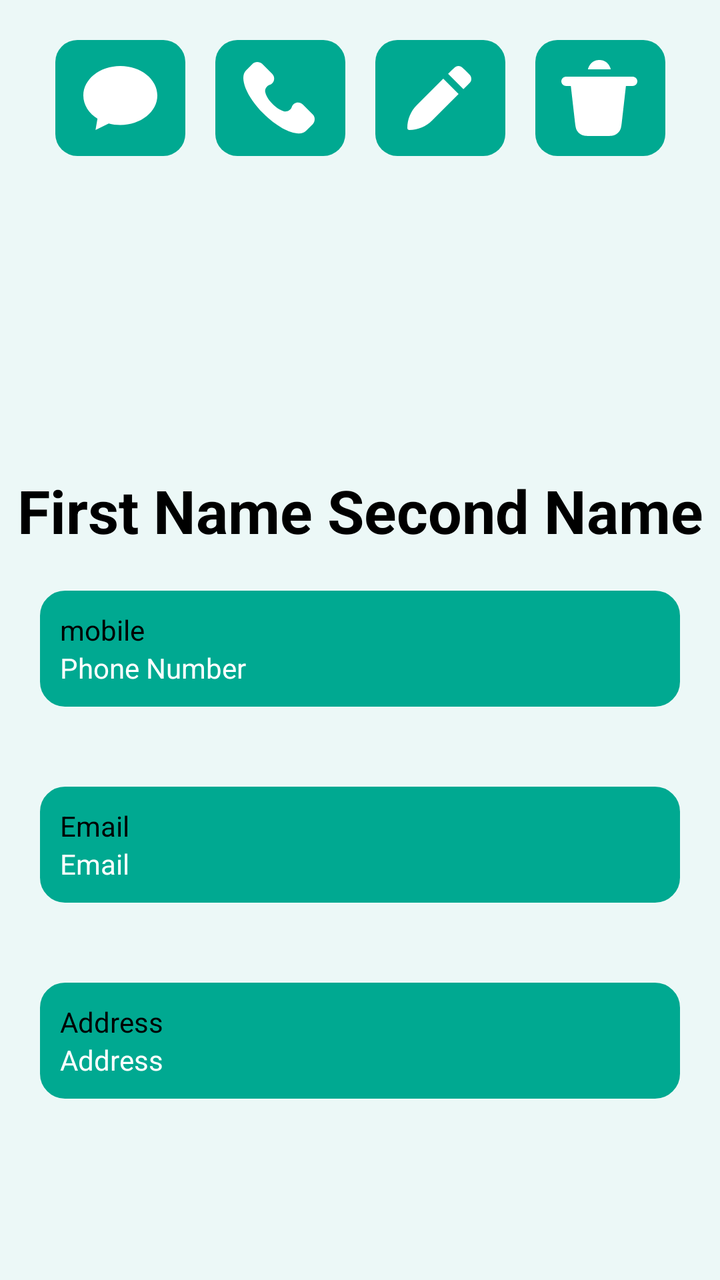
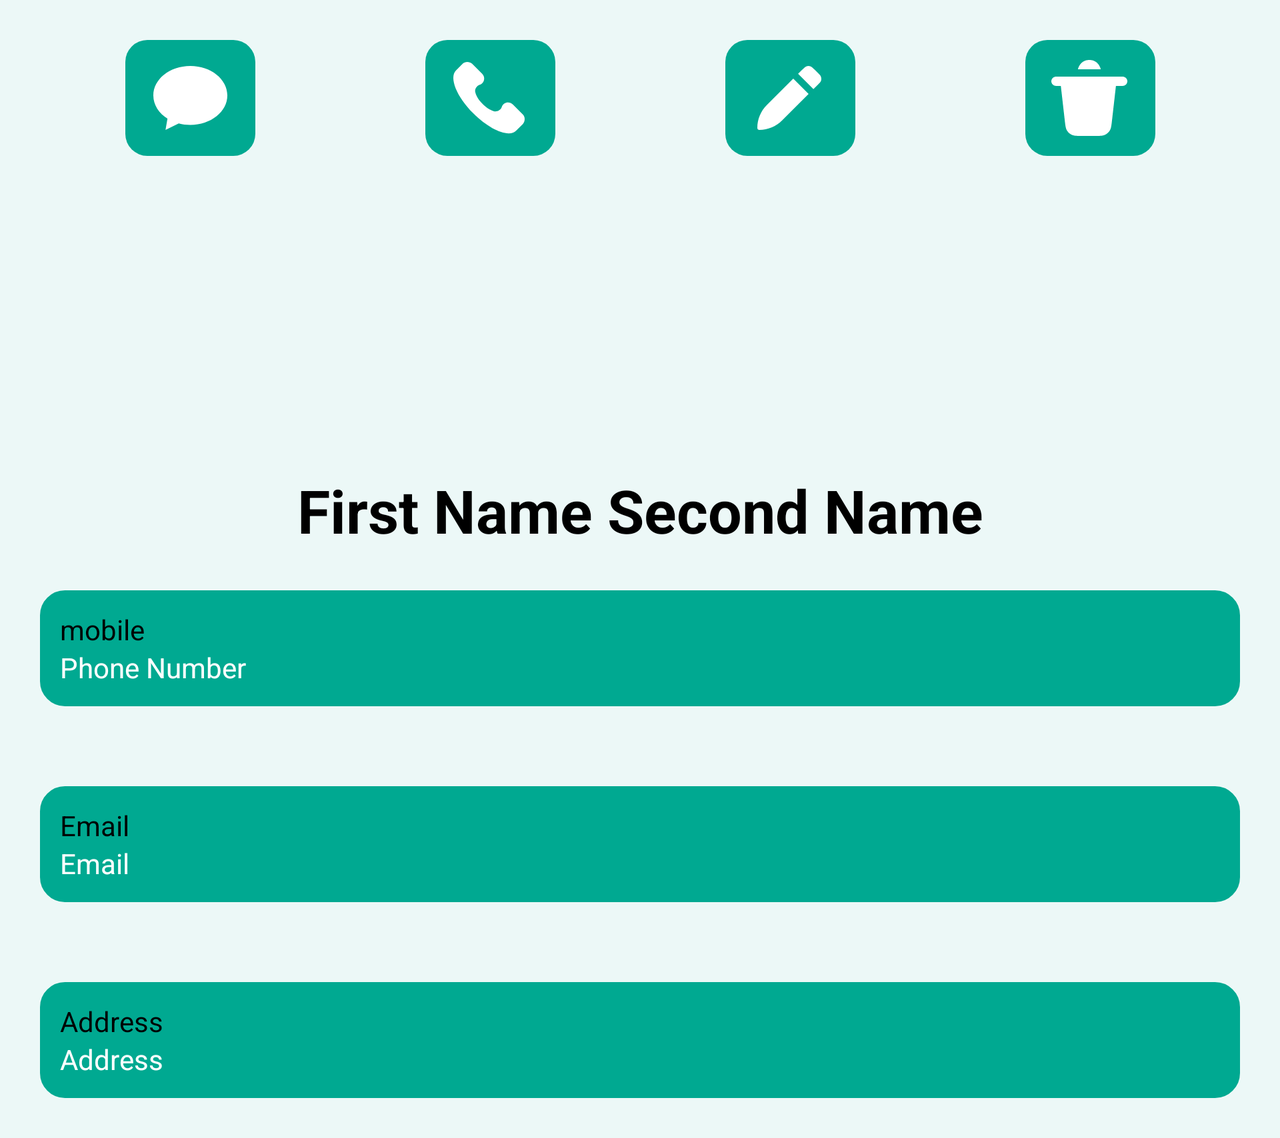

One screen, two layout resources from the same app: the default and the repository's alternative for another configuration. Each is rendered where Android would select it; the XML of both is given below.
<!-- AndroidManifest.xml: application theme Theme.Hangouts -->
<!-- res/layout/fragment_info_contact.xml -->
<?xml version="1.0" encoding="utf-8"?>
<LinearLayout xmlns:android="http://schemas.android.com/apk/res/android"
    xmlns:app="http://schemas.android.com/apk/res-auto"
    xmlns:tools="http://schemas.android.com/tools"
    android:layout_width="match_parent"
    android:layout_height="match_parent"
    android:background="@color/my_background_color"
    android:orientation="vertical">

    <LinearLayout
        android:layout_width="match_parent"
        android:layout_height="wrap_content"
        android:layout_margin="20dp"
        android:orientation="horizontal">

        <ImageButton
            android:id="@+id/infoContactSMSButton"
            android:layout_width="wrap_content"
            android:layout_height="wrap_content"
            android:layout_weight="1"
            android:background="@color/my_background_color"
            app:srcCompat="@drawable/ic_message"
            tools:ignore="SpeakableTextPresentCheck" />

        <ImageButton
            android:id="@+id/infoContactCallButton"
            android:layout_width="wrap_content"
            android:layout_height="wrap_content"
            android:layout_weight="1"
            android:background="@color/my_background_color"
            app:srcCompat="@drawable/ic_call"
            tools:ignore="SpeakableTextPresentCheck" />

        <ImageButton
            android:id="@+id/infoContactEditButton"
            android:layout_width="wrap_content"
            android:layout_height="wrap_content"
            android:layout_weight="1"
            android:background="@color/my_background_color"
            app:srcCompat="@drawable/ic_edit"
            tools:ignore="SpeakableTextPresentCheck" />

        <ImageButton
            android:id="@+id/infoContactDeleteButton"
            android:layout_width="wrap_content"
            android:layout_height="wrap_content"
            android:layout_weight="1"
            android:background="@color/my_background_color"
            app:srcCompat="@drawable/ic_delete"
            tools:ignore="SpeakableTextPresentCheck" />
    </LinearLayout>

    <ImageView
        android:id="@+id/infoContactAvatar"
        android:layout_width="137dp"
        android:layout_height="137dp"
        android:layout_gravity="center"
        android:contentDescription="@string/image"
        android:src="@drawable/avatar" />

    <TextView
        android:id="@+id/infoContactDisplayName"
        android:layout_width="match_parent"
        android:layout_height="wrap_content"
        android:gravity="center"
        android:textColor="@color/black"
        android:textSize="30sp"
        android:textStyle="bold"
        tools:text="First Name Second Name" />

    <LinearLayout
        android:layout_width="match_parent"
        android:layout_height="wrap_content"
        android:layout_margin="20dp"
        android:background="@drawable/custom_rectangle"
        android:orientation="vertical"
        android:padding="10dp">

        <TextView
            android:layout_width="match_parent"
            android:layout_height="wrap_content"
            android:text="@string/mobile"
            android:textColor="@color/black" />

        <TextView
            android:id="@+id/info_contact_phone_number"
            android:layout_width="match_parent"
            android:layout_height="wrap_content"
            android:gravity="center_vertical"
            android:textColor="@color/white"
            tools:text="Phone Number" />
    </LinearLayout>

    <LinearLayout
        android:layout_width="match_parent"
        android:layout_height="wrap_content"
        android:layout_margin="20dp"
        android:background="@drawable/custom_rectangle"
        android:orientation="vertical"
        android:padding="10dp">

        <TextView
            android:layout_width="match_parent"
            android:layout_height="wrap_content"
            android:text="@string/email"
            android:textColor="@color/black" />

        <TextView
            android:id="@+id/infoContactEmail"
            android:layout_width="match_parent"
            android:layout_height="wrap_content"
            android:textColor="@color/white"
            tools:text="Email" />
    </LinearLayout>

    <LinearLayout
        android:layout_width="match_parent"
        android:layout_height="wrap_content"
        android:layout_margin="20dp"
        android:background="@drawable/custom_rectangle"
        android:orientation="vertical"
        android:padding="10dp">

        <TextView
            android:layout_width="match_parent"
            android:layout_height="wrap_content"
            android:text="@string/address"
            android:textColor="@color/black" />

        <TextView
            android:id="@+id/infoContactAddress"
            android:layout_width="match_parent"
            android:layout_height="wrap_content"
            android:textColor="@color/white"
            tools:text="Address" />


    </LinearLayout>


</LinearLayout>
<!-- resources referenced by this layout -->
<resources>
  <color name="black">#FF000000</color>
  <color name="my_background_color">#ECF8F7</color>
  <color name="white">#FFFFFFFF</color>
  <!-- drawable custom_rectangle (drawable) -->
  <?xml version="1.0" encoding="utf-8"?>
  <shape xmlns:android="http://schemas.android.com/apk/res/android"
      android:shape="rectangle">
  
      <solid android:color="@color/my_primary_color" />
  
      <corners android:radius="12dip" />
  
      <stroke
          android:width="1dp"
          android:color="@color/my_primary_color" />
  
  </shape>
  <!-- drawable ic_call (drawable) -->
  <vector xmlns:android="http://schemas.android.com/apk/res/android"
      android:width="65dp"
      android:height="58dp"
      android:viewportWidth="65"
      android:viewportHeight="58">
      <path
          android:fillColor="@color/my_primary_color"
          android:pathData="M11,0L54,0A11,11 0,0 1,65 11L65,47A11,11 0,0 1,54 58L11,58A11,11 0,0 1,0 47L0,11A11,11 0,0 1,11 0z" />
      <path
          android:fillColor="@color/white"
          android:pathData="M48.7394,37.2369L43.7504,32.2479C41.9686,30.4661 38.9396,31.1788 38.2268,33.4951C37.6923,35.0988 35.9105,35.9897 34.3069,35.6333C30.7433,34.7424 25.9325,30.1097 25.0416,26.3679C24.5071,24.7643 25.5761,22.9825 27.1797,22.448C29.4961,21.7353 30.2088,18.7062 28.427,16.9245L23.438,11.9354C22.0125,10.6882 19.8744,10.6882 18.6271,11.9354L15.2417,15.3208C11.8563,18.8844 15.5981,28.3279 23.9725,36.7023C32.3469,45.0767 41.7904,48.9968 45.354,45.4331L48.7394,42.0477C49.9867,40.6223 49.9867,38.4841 48.7394,37.2369Z" />
  </vector>
  <!-- drawable ic_message (drawable) -->
  <vector xmlns:android="http://schemas.android.com/apk/res/android"
      android:width="65dp"
      android:height="58dp"
      android:viewportWidth="65"
      android:viewportHeight="58">
      <path
          android:fillColor="@color/my_primary_color"
          android:pathData="M11,0L54,0A11,11 0,0 1,65 11L65,47A11,11 0,0 1,54 58L11,58A11,11 0,0 1,0 47L0,11A11,11 0,0 1,11 0z" />
      <path
          android:fillColor="@color/white"
          android:pathData="M32.5,13C22.2828,13 14,19.5979 14,27.7368C14,32.4395 16.7652,36.6275 21.0709,39.3258L20.0941,45L26.6961,41.7329C28.5216,42.2131 30.4725,42.4737 32.5,42.4737C42.7172,42.4737 51,35.8758 51,27.7368C51,19.5979 42.7172,13 32.5,13Z" />
  </vector>
  <string name="address">Address</string>
  <string name="email">Email</string>
  <string name="image">Image</string>
  <string name="mobile">mobile</string>
  <style name="Theme.Hangouts" parent="Theme.MaterialComponents.DayNight.DarkActionBar">
          
          <item name="colorPrimary">@color/my_primary_color</item>
          <item name="colorPrimaryVariant">@color/my_primary_color</item>
          <item name="colorOnPrimary">@color/white</item>
          
          <item name="colorSecondary">@color/teal_200</item>
          <item name="colorSecondaryVariant">@color/teal_700</item>
          <item name="colorOnSecondary">@color/black</item>
          
          <item name="android:statusBarColor" tools:targetApi="l">?attr/colorPrimaryVariant</item>
          
      </style>
  <color name="my_primary_color">#00A991</color>
  <color name="teal_200">#FF03DAC5</color>
  <color name="teal_700">#FF018786</color>
  <!-- some entries are left out for length -->
</resources>
<!-- res/layout-land/fragment_info_contact.xml (the repository's variant of the layout above) -->
<!-- drawn on the phone turned sideways -->
<?xml version="1.0" encoding="utf-8"?>
<ScrollView xmlns:android="http://schemas.android.com/apk/res/android"
    xmlns:app="http://schemas.android.com/apk/res-auto"
    xmlns:tools="http://schemas.android.com/tools"
    android:layout_width="match_parent"
    android:layout_height="match_parent"
    android:background="@color/my_background_color">

    <LinearLayout
        android:layout_width="match_parent"
        android:layout_height="wrap_content"
        android:orientation="vertical">

        <LinearLayout
            android:layout_width="match_parent"
            android:layout_height="wrap_content"
            android:layout_margin="20dp"
            android:orientation="horizontal">

            <ImageButton
                android:id="@+id/infoContactSMSButton"
                android:layout_width="wrap_content"
                android:layout_height="wrap_content"
                android:layout_weight="1"
                android:background="@color/my_background_color"
                app:srcCompat="@drawable/ic_message"
                tools:ignore="SpeakableTextPresentCheck" />

            <ImageButton
                android:id="@+id/infoContactCallButton"
                android:layout_width="wrap_content"
                android:layout_height="wrap_content"
                android:layout_weight="1"
                android:background="@color/my_background_color"
                app:srcCompat="@drawable/ic_call"
                tools:ignore="SpeakableTextPresentCheck" />

            <ImageButton
                android:id="@+id/infoContactEditButton"
                android:layout_width="wrap_content"
                android:layout_height="wrap_content"
                android:layout_weight="1"
                android:background="@color/my_background_color"
                app:srcCompat="@drawable/ic_edit"
                tools:ignore="SpeakableTextPresentCheck" />

            <ImageButton
                android:id="@+id/infoContactDeleteButton"
                android:layout_width="wrap_content"
                android:layout_height="wrap_content"
                android:layout_weight="1"
                android:background="@color/my_background_color"
                app:srcCompat="@drawable/ic_delete"
                tools:ignore="SpeakableTextPresentCheck" />
        </LinearLayout>

        <ImageView
            android:id="@+id/infoContactAvatar"
            android:layout_width="137dp"
            android:layout_height="137dp"
            android:layout_gravity="center"
            android:contentDescription="@string/image"
            android:src="@drawable/avatar" />

        <TextView
            android:id="@+id/infoContactDisplayName"
            android:layout_width="match_parent"
            android:layout_height="wrap_content"
            android:gravity="center"
            android:textColor="@color/black"
            android:textSize="30sp"
            android:textStyle="bold"
            tools:text="First Name Second Name" />

        <LinearLayout
            android:layout_width="match_parent"
            android:layout_height="wrap_content"
            android:layout_margin="20dp"
            android:background="@drawable/custom_rectangle"
            android:orientation="vertical"
            android:padding="10dp">

            <TextView
                android:layout_width="match_parent"
                android:layout_height="wrap_content"
                android:text="@string/mobile"
                android:textColor="@color/black" />

            <TextView
                android:id="@+id/info_contact_phone_number"
                android:layout_width="match_parent"
                android:layout_height="wrap_content"
                android:gravity="center_vertical"
                android:textColor="@color/white"
                tools:text="Phone Number" />
        </LinearLayout>

        <LinearLayout
            android:layout_width="match_parent"
            android:layout_height="wrap_content"
            android:layout_margin="20dp"
            android:background="@drawable/custom_rectangle"
            android:orientation="vertical"
            android:padding="10dp">

            <TextView
                android:layout_width="match_parent"
                android:layout_height="wrap_content"
                android:text="@string/email"
                android:textColor="@color/black" />

            <TextView
                android:id="@+id/infoContactEmail"
                android:layout_width="match_parent"
                android:layout_height="wrap_content"
                android:textColor="@color/white"
                tools:text="Email" />
        </LinearLayout>

        <LinearLayout
            android:layout_width="match_parent"
            android:layout_height="wrap_content"
            android:layout_margin="20dp"
            android:background="@drawable/custom_rectangle"
            android:orientation="vertical"
            android:padding="10dp">

            <TextView
                android:layout_width="match_parent"
                android:layout_height="wrap_content"
                android:text="@string/address"
                android:textColor="@color/black" />

            <TextView
                android:id="@+id/infoContactAddress"
                android:layout_width="match_parent"
                android:layout_height="wrap_content"
                android:textColor="@color/white"
                tools:text="Address" />


        </LinearLayout>

    </LinearLayout>
</ScrollView>
